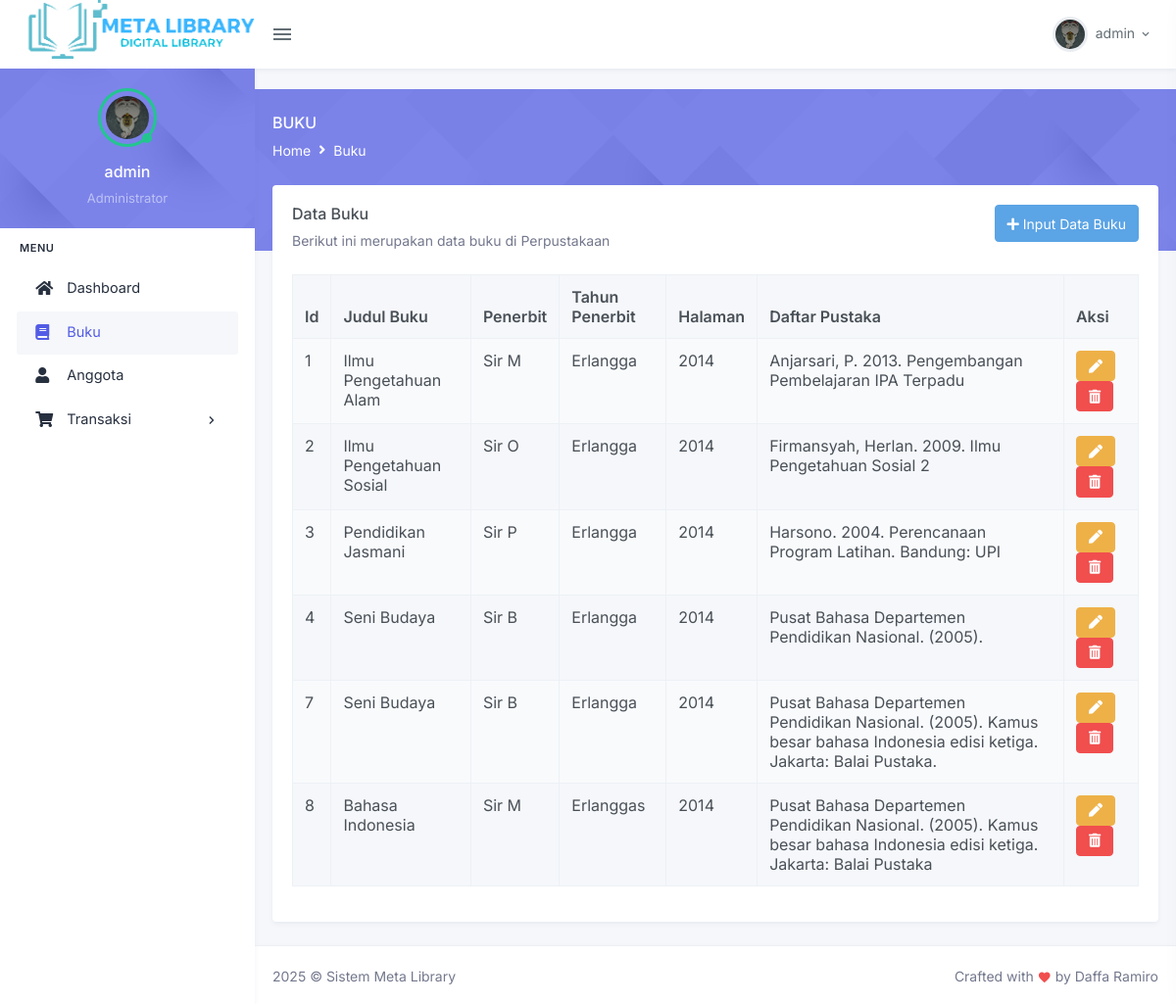
Screenshot of /buku.php (signed in) with the database file from the repository.
### tables this page shows
CREATE TABLE `buku` (
  `id` int NOT NULL,
  `judul_buku` varchar(100) NOT NULL,
  `pengarang` varchar(100) NOT NULL,
  `penerbit` varchar(100) NOT NULL,
  `tahun_terbit` int NOT NULL,
  `daftar_pustaka` varchar(255) NOT NULL
);

### buku.php (the view, shortened to what this page needs)
<?php
include 'config.php';
include 'header.php';
?>
        <div class="page-content">
          <div class="page-title-box">
            <div class="container-fluid">
              <div class="row align-items-center">
                <div class="col-sm-6">
                  <div class="page-title">
                    <h4>Buku</h4>
                    <ol class="breadcrumb m-0">
                      <li class="breadcrumb-item">
                        <a href="dashboard.php">Home</a>
                      </li>
                      <li class="breadcrumb-item">
                        <a href="buku.php">Buku</a>
                      </li>
                    </ol>
                  </div>
                </div>
              </div>
            </div>
          </div>
          <div class="container-fluid">
            <div class="page-content-wrapper">
              <div class="col-xl-12">
                <div class="row">
                  <div class="col-12">
                    <div class="card">
                      <div class="card-body">
                        <div class="row">
                          <div class="col-md-9">
                            <h4 class="header-title">Data Buku</h4>
                            <p class="card-title-desc">Berikut ini merupakan data
                              buku di Perpustakaan
                            </p>
                          </div>
                          <div class="col-md-3" style="text-align: right;">
                            <a href="tambah-buku.php" class="btn btn-info"><i class="fa fa-plus"></i> Input Data Buku</a>
                          </div>
                        </div>
                        <table id="datatable-buttons"
                          class="table table-striped table-bordered dt-responsive nowrap"
                          style="border-collapse: collapse; border-spacing: 0; width: 100%;">
                          <thead>
                            <tr>
                              <th>Id</th>
                              <th>Judul Buku</th>
                              <th>Penerbit</th>
                              <th>Tahun Penerbit</th>
                              <th>Halaman</th>
                              <th>Daftar Pustaka</th>
                              <th>Aksi </th>
                            </tr>
                          </thead>
                          <tbody>
                            <?php
                            $sql = "SELECT * FROM buku";
                            $query = mysqli_query($db, $sql);
                            while($buku = mysqli_fetch_assoc($query)){
                              echo "<tr>";
                              echo "<td>".$buku['id']."</td>";
                              echo "<td>".$buku['judul_buku']."</td>";
                              echo "<td>".$buku['pengarang']."</td>";
                              echo "<td>".$buku['penerbit']."</td>";
                              echo "<td>".$buku['tahun_terbit']."</td>";
                              echo "<td>".$buku['daftar_pustaka']."</td>";
                              echo "<td>";
                              echo "<a href='edit-buku.php?id=".$buku['id']."' class='btn btn-warning waves-effect waves-light'><i class='fas fa-pen'></i></a>";
                              echo "<a onclick='confirmDelete(".$buku['id'].")' class='btn btn-danger waves-effect waves-light'><i class='fas fa-trash-alt'></i></a>";
                              echo "</td>";
                              echo "</tr>";
                            }
                            ?>
                          </tbody>
                        </table>
                      </div>
                    </div>
                  </div>
                </div>
</div>
<?php include "footer.php"?>

### header.php (shortened to what this page needs)
<!DOCTYPE html>
<html lang="en">
  <head>
    <link
      href="assets/libs/admin-resources/jquery.vectormap/jquery-jvectormap-1.2.2.css"
      rel="stylesheet"
      type="text/css"
    />
    <link
      href="assets/css/bootstrap.min.css"
      id="bootstrap-style"
      rel="stylesheet"
      type="text/css"
    />
    <link href="assets/css/icons.min.css" rel="stylesheet" type="text/css" />
    <link
      href="assets/css/app.min.css"
      id="app-style"
      rel="stylesheet"
      type="text/css"
    />
  </head>
  <body>
    <div id="layout-wrapper">
      <header id="page-topbar">
        <div class="navbar-header">
          <div class="d-flex">
            <div class="navbar-brand-box">
              <a href="dashboard.php" class="logo logo-dark">
                <span class="logo-lg">
                <img src="assets/images/logo-met.png" alt height="60" />
                </span>
              </a>
            </div>
            <button
              type="button"
              class="btn btn-sm px-3 font-size-24 header-item waves-effect"
              id="vertical-menu-btn"
            >
              <i class="mdi mdi-menu"></i>
            </button>
          </div>
          <div class="d-flex">
            <div class="dropdown d-inline-block">
              <button
                type="button"
                class="btn header-item waves-effect"
                id="page-header-user-dropdown"
                data-bs-toggle="dropdown"
                aria-haspopup="true"
                aria-expanded="false"
              >
                <img
                  class="rounded-circle header-profile-user"
                  src="assets/images/users/pp1.jpg"
                  alt="Header Avatar"
                />
                <span class="d-none d-xl-inline-block ms-1"><?= $_SESSION['username']; ?></span>
                <i class="mdi mdi-chevron-down d-none d-xl-inline-block"></i>
              </button>
            </div>
          </div>
        </div>
      </header>
      <div class="vertical-menu">
        <div data-simplebar class="h-100">
          <div class="user-sidebar text-center">
            <div class="dropdown">
              <div class="user-img">
                <img
                  src="assets/images/users/pp1.jpg"
                  alt=""
                  class="rounded-circle"
                />
                <span class="avatar-online bg-success"></span>
              </div>
              <div class="user-info">
                <h5 class="mt-3 font-size-16 text-white">
                <?= $_SESSION['username']; ?>
                </h5>
                <span class="font-size-13 text-white-50">Administrator</span>
              </div>
            </div>
          </div>
          <div id="sidebar-menu">
            <ul class="metismenu list-unstyled" id="side-menu">
              <li class="menu-title">Menu</li>
              <li>
                <a href="dashboard.php" class="waves-effect">
                  <i class="fas fa-home"></i
                  ><span class="badge rounded-pill bg-info float-end"></span>
                  <span>Dashboard</span>
                </a>
              </li>
              <li>
                <a href="buku.php" class="waves-effect">
                  <i class="fas fa-book"></i>
                  <span>Buku</span>
                </a>
              </li>
              <li>
                <a href="anggota.php" class="waves-effect">
                  <i class="fas fa-user"></i>
                  <span>Anggota</span>
                </a>
              </li>
              <li>
                <a href="javascript: void(0);" class="has-arrow waves-effect">
                  <i class="fas fa-shopping-cart"></i>
                  <span>Transaksi</span>
                </a>
              </li>
            </ul>
          </div>
        </div>
      </div>
      <div class="main-content">

### footer.php (shortened to what this page needs)
<footer class="footer">
          <div class="container-fluid">
            <div class="row">
              <div class="col-sm-6">
                © Sistem Meta Library
              </div>
              <div class="col-sm-6">
                <div class="text-sm-end d-none d-sm-block">
                  Crafted with <i class="mdi mdi-heart text-danger"></i> by
                  Daffa Ramiro
                </div>
              </div>
            </div>
          </div>
        </footer>
      </div>
    </div>
  </body>
</html>

### rows the page displays
buku: id "1", judul_buku "Ilmu Pengetahuan Alam", pengarang "Sir M", penerbit "Erlangga", tahun_terbit "2014", daftar_pustaka "Anjarsari, P. 2013. Pengembangan Pembelajaran IPA Terpadu"
buku: id "2", judul_buku "Ilmu Pengetahuan Sosial", pengarang "Sir O", penerbit "Erlangga", tahun_terbit "2014", daftar_pustaka "Firmansyah, Herlan. 2009. Ilmu Pengetahuan Sosial 2"
buku: id "3", judul_buku "Pendidikan Jasmani", pengarang "Sir P", penerbit "Erlangga", tahun_terbit "2014", daftar_pustaka "Harsono. 2004. Perencanaan Program Latihan. Bandung: UPI"
buku: id "4", judul_buku "Seni Budaya", pengarang "Sir B", penerbit "Erlangga", tahun_terbit "2014", daftar_pustaka "Pusat Bahasa Departemen Pendidikan Nasional. (2005)."
buku: id "7", judul_buku "Seni Budaya", pengarang "Sir B", penerbit "Erlangga", tahun_terbit "2014", daftar_pustaka "Pusat Bahasa Departemen Pendidikan Nasional. (2005). Kamus besar bahasa Indonesia edisi ketiga. Jakarta: Balai Pustaka."
buku: id "8", judul_buku "Bahasa Indonesia", pengarang "Sir M", penerbit "Erlanggas", tahun_terbit "2014", daftar_pustaka "Pusat Bahasa Departemen Pendidikan Nasional. (2005). Kamus besar bahasa Indonesia edisi ketiga. Jakarta: Balai Pustaka"

### other values shown
$_SESSION['username'] "admin"
